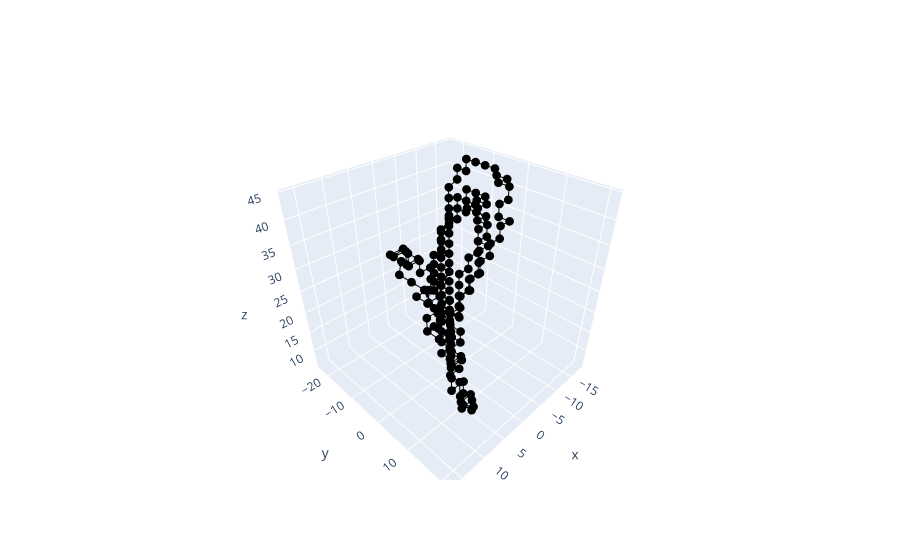

Source (notebook cell):
### Code cell
from dowker_trajectories.Digraphs import Digraph
G63 = Digraph(A63, verts63, counts63, loops = False)
from dowker_trajectories.viz import graph_graph
fig = graph_graph(G63, traj63.bin_centers(), arrows=True)
fig.show()
